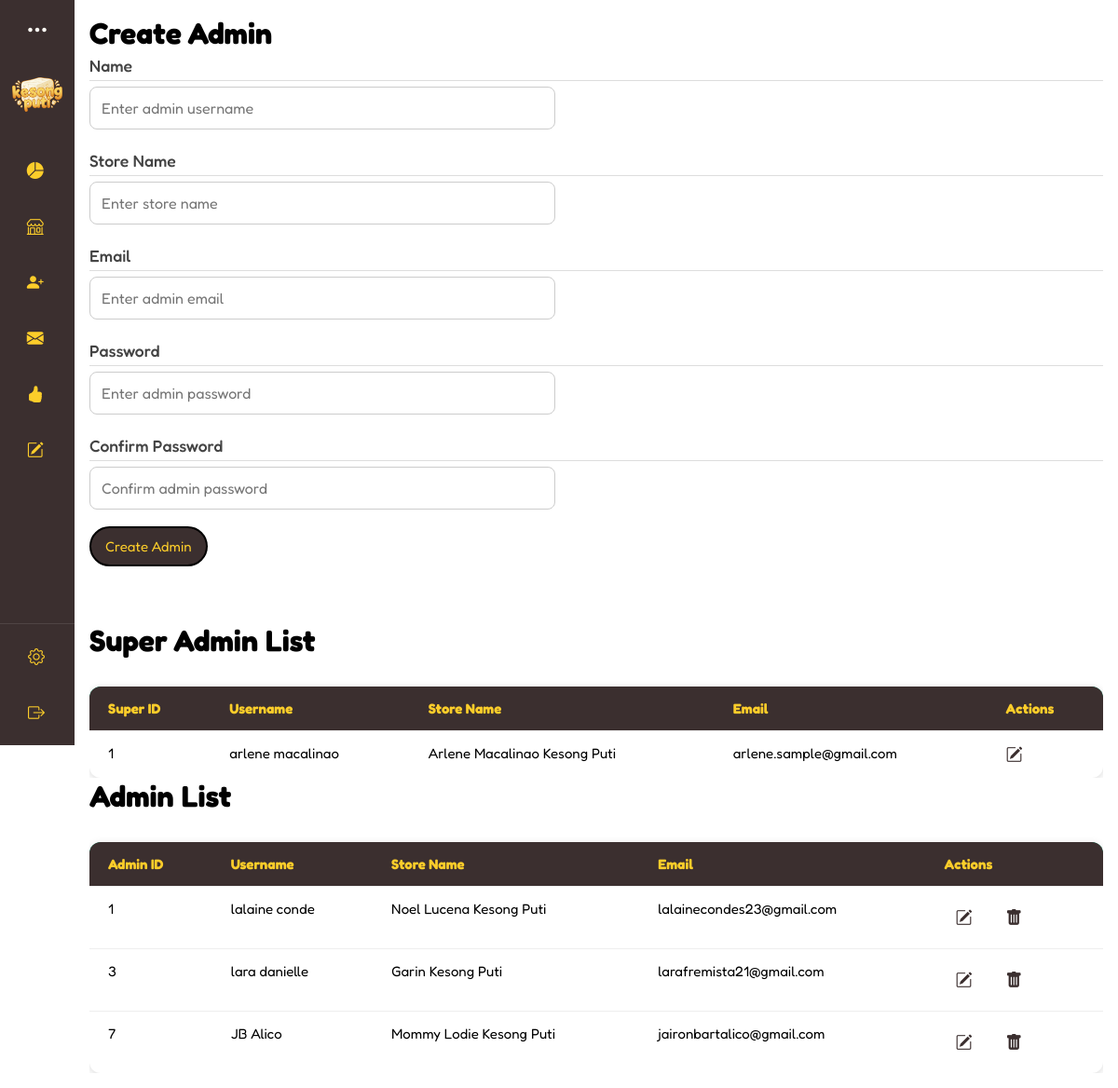
/interfaces/superadmin/create-admin.php (signed in), run on the app's committed database.
### tables this page shows
CREATE TABLE `super_admin` (
  `super_id` int(11) NOT NULL,
  `username` varchar(255) NOT NULL,
  `store_name` varchar(255) DEFAULT NULL,
  `email` varchar(255) NOT NULL,
  `password` varchar(255) NOT NULL
);

### interfaces/superadmin/create-admin.php (the view, shortened to what this page needs)
<?php
require '../../connection.php';
include ('../../includes/superadmin-dashboard.php');
$admins_query = "SELECT admin_id, username, store_name, email FROM admins";
$admins_result = mysqli_query($connection, $admins_query);
$super_admins_query = "SELECT super_id, username, store_name, email FROM super_admin";
$super_admins_result = mysqli_query($connection, $super_admins_query);
?>
<!DOCTYPE html>
<html lang="en">
<head>
    <link
      rel="stylesheet"
      href="https://cdn.jsdelivr.net/npm/bootstrap-icons/font/bootstrap-icons.css"
    />
    <link rel="stylesheet" href="../../css/admin.css"/>
</head>
<body>
  <div class="main-content">
       <form id="loginForm" method="post">
      <div class="box" id="create-admin-content">
        <h1>Create Admin</h1>
        <div class="form-group">
          <label for="adminName">Name</label>
          <input type="text" id="adminName" name="username" placeholder="Enter admin username" />
        </div>
        <div class="form-group">
            <label for="adminStoreName">Store Name</label>
            <input type="text" id="adminStoreName" name="store_name" placeholder="Enter store name" />
        </div>
        <div class="form-group">
          <label for="adminEmail">Email</label>
          <input type="email" id="adminEmail" name="email" placeholder="Enter admin email" />
        </div>
        <div class="form-group">
          <label for="adminPassword">Password</label>
          <input type="password" id="adminPassword" name="password" placeholder="Enter admin password" />
        </div>
        <div class="form-group">
          <label for="adminConfirmPassword">Confirm Password</label>
          <input type="password" id="adminConfirmPassword" name="confirm_password" placeholder="Confirm admin password" />
        </div>
        <button class="save-btn">
          Create Admin
        </button>
      </div>
      </form>
      <br>
      <br>
<h1>Super Admin List</h1>
<div class="admin-table-wrapper">
<table class="contact-table">
    <thead>
        <tr>
            <th>Super ID</th>
            <th>Username</th>
            <th>Store Name</th>
            <th>Email</th>
            <th>Actions</th>
        </tr>
    </thead>
    <tbody>
    <?php if (mysqli_num_rows($super_admins_result) > 0): ?>
        <?php while ($row = mysqli_fetch_assoc($super_admins_result)): ?>
            <tr>
                <td><?php echo $row['super_id']; ?></td>
                <td><?php echo $row['username']; ?></td>
                <td><?php echo $row['store_name']; ?></td>
                <td><?php echo $row['email']; ?></td>
                <td>
                  <button
                    class="update-super-btn"
                    data-id="<?php echo $row['super_id']; ?>"
                    data-username="<?php echo htmlspecialchars($row['username']); ?>"
                    data-store="<?php echo htmlspecialchars($row['store_name']); ?>"
                    data-email="<?php echo htmlspecialchars($row['email']); ?>"
                    title="Update Super Admin"
                  >
                    <i class="bi bi-pencil-square"></i>
                  </button>
                </td>
            </tr>
        <?php endwhile; ?>
    <?php else: ?>
        <tr><td colspan="5">No super admins found.</td></tr>
    <?php endif; ?>
    </tbody>
</table>
</div>
    <h1>Admin List</h1>
    <div class="admin-table-wrapper">
    <table class="contact-table">
        <thead>
            <tr>
                <th>Admin ID</th>
                <th>Username</th>
                <th>Store Name</th>
                <th>Email</th>
                <th>Actions</th>
            </tr>
        </thead>
        <tbody id="contactTableBody">
        <?php if (mysqli_num_rows($admins_result) > 0): ?>
            <?php while ($row = mysqli_fetch_assoc($admins_result)): ?>
                <tr>
                    <td><?php echo $row['admin_id']; ?></td>
                    <td><?php echo $row['username']; ?></td>
                    <td><?php echo $row['store_name']; ?></td>
                    <td><?php echo $row['email']; ?></td>
              <td>
                <button
                  class="update-btn"
                  data-id="<?php echo $row['admin_id']; ?>"
                  data-username="<?php echo htmlspecialchars($row['username']); ?>"
                  data-store="<?php echo htmlspecialchars($row['store_name']); ?>"
                  data-email="<?php echo htmlspecialchars($row['email']); ?>"
                  title="Update Admin"
                >
                  <i class="bi bi-pencil-square"></i>
                </button>
                <button
                  class="delete-btn"
                  data-id="<?php echo $row['admin_id']; ?>"
                  title="Delete Admin"
                >
                  <i class="bi bi-trash-fill"></i>
                </button>
              </td>
                </tr>
            <?php endwhile; ?>
        <?php else: ?>
            <tr><td colspan="4">No admins found.</td></tr>
        <?php endif; ?>
        </tbody>
    </table>
    </div>
</div>
</body>
</html>

### css/admin.css (style rules this page uses)
* { box-sizing: border-box; margin: 0; padding: 0; font-family: 'Fredoka', sans-serif; }
body { display: flex; align-items: start; justify-content: flex-start; margin: 0; padding: 0; }
.main-content { position: relative; min-height: 100vh; transition: all 0.5s ease; width: calc(100% - 80px); padding: 1rem; }
.form-group { margin-bottom: 15px; }
.form-group label { font-weight: 600; display: block; margin-bottom: 5px; color: #444; }
.form-group input, .form-group textarea, .form-group select { width: 100%; padding: 10px; border: 1px solid #ccc; border-radius: 6px; font-size: 14px; transition: border-color 0.2s ease; }
.save-btn { background-color: var(--cocoa); color: #fff; border: none; font-size: 15px; padding: 10px 15px; border-radius: 40px; cursor: pointer; transition: transform 0.2s ease, background 0.2s ease; }
.update-btn, .delete-btn { border: none; padding: 8px 12px; border-radius: 8px; cursor: pointer; margin-right: 6px; transition: transform 0.2s ease; }
#create-admin-content { border-radius: 12px; margin-bottom: 20px; }
Form #create-admin-content .form-group { margin-bottom: 18px; display: flex; flex-direction: column; }
#create-admin-content label { font-weight: 500; margin-bottom: 6px; color: #444; }
#create-admin-content input[type="text"], #create-admin-content input[type="email"], #create-admin-content input[type="password"] { padding: 12px 12px; border: 1px solid #ccc; border-radius: 8px; font-size: 16px; width: 100%; max-width: 500px; transition: border 0.2s ease; }
.save-btn { background-color: var(--cocoa); color: var(--yellow); border: 2px solid black; font-size: 15px; padding: 10px 15px; border-radius: 40px; cursor: pointer; }
.admin-table-wrapper { width: 100%; overflow-x: auto; -webkit-overflow-scrolling: touch; margin-top: 15px; }
.contact-table { min-width: 800px; width: 100%; border-collapse: collapse; margin-top: 15px; background: #fff; border-radius: 12px; overflow: hidden; box-shadow: 0 2px 10px rgba(0,0,0,0.08); }
.contact-table thead { background: #20c997; color: #fff; }
.contact-table th, .contact-table td { padding: 12px 16px; text-align: left; font-size: 15px; border-bottom: 1px solid #eee; }
.contact-table { width: 100%; border-collapse: collapse; background-color: white; box-shadow: 0 2px 8px rgba(0, 0, 0, 0.15); border-radius: 12px; overflow: hidden; }
.contact-table th, .contact-table td { text-align: left; padding: 14px 20px; font-size: 15px; border-bottom: 1px solid #eee; }
.contact-table th { background-color: var(--cocoa); color: var(--yellow); font-weight: bold; }
.contact-table tr:last-child td { border-bottom: none; }
.contact-table td button { background: none; border: none; cursor: pointer; font-size: 18px; margin-right: 8px; color: var(--cocoa); }
.settings-card.home h5, label { font-size: 1.1rem; font-weight: bold; color: #064420; margin: 5px 0 25px; border-bottom: 1px solid #ddd; padding-bottom: 5px; }
.settings-card.about h5, label { font-size: 1.1rem; font-weight: bold; color: #064420; margin: 5px 0 25px; border-bottom: 1px solid #ddd; padding-bottom: 5px; }
.contact-table { min-width: 700px; width: 100%; border-collapse: collapse; background: #fff; border-radius: 12px; overflow: hidden; box-shadow: 0 2px 8px rgba(0,0,0,0.15); }
.contact-table th, .contact-table td { padding: 14px 20px; text-align: left; font-size: 15px; border-bottom: 1px solid #eee; vertical-align: top; }
.contact-table th { background: var(--cocoa); color: var(--yellow); font-weight: bold; }

### css/colors.css (style rules this page uses)
:root { --bg-white: #FFFCF6; --bg-beige: #FFFBE6; --bg-cocoa: #3B2F2F; --bg-green: #347928; --bg-mint: #C0EBA6; --bg-yellow: #FCCD2A; --green: #347928; --black: #0D0E0E; --white: #FFFCF6; --yellow: #FCCD2A; --beige: #FFFBE6; --mint: #C0EBA6; --brown: #5E503F; --gray: #404040; --cocoa: #3B2F2F; --btn-yellow: #FCCD2A; --btn-green: #347928; --btn-red: #A7C957; }

### data on the page
super_admin: super_id "1", username "arlene macalinao", store_name "Arlene Macalinao Kesong Puti", email "arlene.sample@gmail.com"

### other printed values
$row['admin_id'] "1"
$row['username'] "lalaine conde"
$row['store_name'] "Noel Lucena Kesong Puti"
$row['email'] "lalainecondes23@gmail.com"
$row['admin_id'] "3"
$row['username'] "lara danielle"
$row['store_name'] "Garin Kesong Puti"
$row['email'] "larafremista21@gmail.com"
$row['admin_id'] "7"
$row['username'] "JB Alico"
$row['store_name'] "Mommy Lodie Kesong Puti"
$row['email'] "jaironbartalico@gmail.com"
